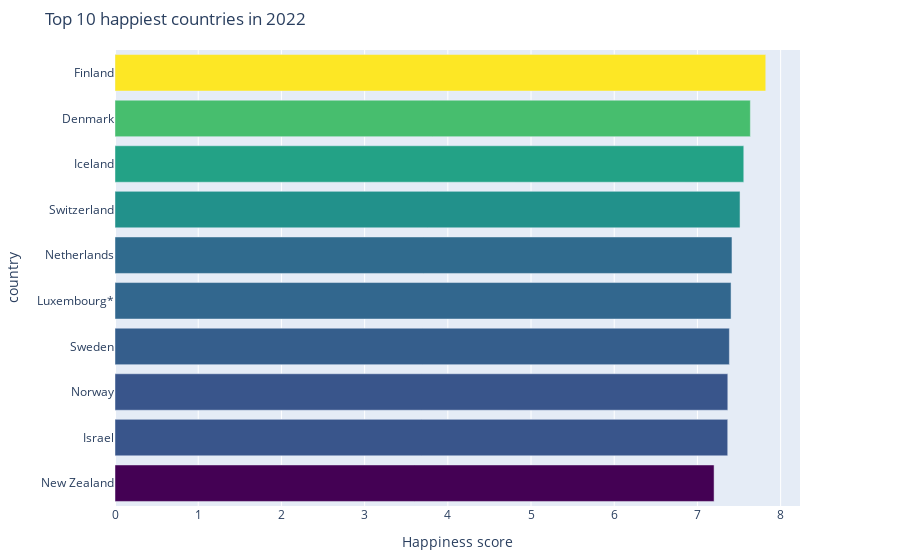

This figure's notebook cell:
### Code cell
utils.plot_happiness_score(wh_df_2022,'Happiness score', 'Country', 10, 2022)

### Figure 1 — Plotly figure (JSON) as saved in the notebook; plotly's stock layout.template omitted (floating-point values rounded to 4 significant figures)
{"data": [{"marker": {"color": [7.821, 7.636, 7.557, 7.512, 7.415, 7.404, 7.384, 7.365, 7.364, 7.2], "colorscale": [[0, "#440154"], [0.1111, "#482878"], [0.2222, "#3e4989"], [0.3333, "#31688e"], [0.4444, "#26828e"], [0.5556, "#1f9e89"], [0.6667, "#35b779"], [0.7778, "#6ece58"], [0.8889, "#b5de2b"], [1, "#fde725"]]}, "orientation": "h", "type": "bar", "x": [7.821, 7.636, 7.557, 7.512, 7.415, 7.404, 7.384, 7.365, 7.364, 7.2], "y": ["Finland", "Denmark", "Iceland", "Switzerland", "Netherlands", "Luxembourg*", "Sweden", "Norway", "Israel", "New Zealand"]}], "layout": {"margin": {"b": 50, "l": 50, "r": 100, "t": 50}, "title": {"text": "Top 10 happiest countries in 2022"}, "xaxis": {"title": {"text": "Happiness score"}}, "yaxis": {"categoryorder": "total ascending", "showgrid": false, "showline": false, "showticklabels": true, "title": {"text": "country"}}}}
